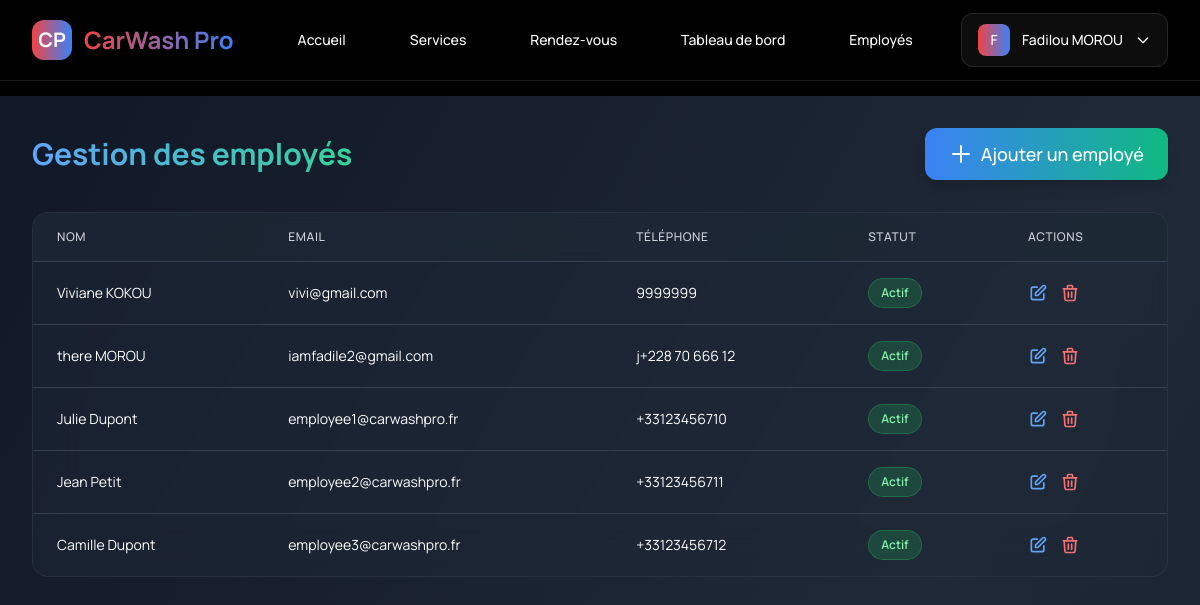
/accounts/employees/ (signed in), run on the app's committed database.
### accounts/models.py (models this page shows, shortened)
class User(AbstractUser):
    phone_number = models.CharField(max_length=15, blank=True)
    address = models.TextField(blank=True)
    is_employee = models.BooleanField(default=False)
    is_admin = models.BooleanField(default=False)

### accounts/views.py (the view)
# urls.py: path('employees/', views.employee_list, name='employee_list'),
@login_required
@user_passes_test(lambda u: u.is_admin)
def employee_list(request):
    employees = User.objects.filter(is_employee=True)
    return render(request, 'accounts/employee_list.html', {
        'employees': employees
    })

### appointments/context_processors.py (called while the page is built)
def notifications_processor(request):
    context = {'unread_notifications_count': 0}
    if request.user.is_authenticated:
        context['unread_notifications_count'] = Notification.objects.filter(
            recipient=request.user,
            is_read=False
        ).count()
    return context

### templates/accounts/employee_list.html (shortened to what this page needs)
{% extends 'base.html' %}
{% block content %}
<div class="min-h-screen bg-gradient-to-br from-gray-900 via-gray-800 to-gray-900 text-white py-8">
    <div class="max-w-7xl mx-auto px-4 sm:px-6 lg:px-8">
        <div class="flex flex-col sm:flex-row items-center justify-between gap-4 mb-8">
            <h1 class="text-3xl font-bold bg-clip-text text-transparent bg-gradient-to-r from-blue-400 to-emerald-400">
            </h1>
            <a href="{% url 'add_employee' %}"
               class="inline-flex items-center px-6 py-3 text-lg font-medium rounded-xl bg-gradient-to-r from-blue-500 to-emerald-500 hover:from-blue-600 hover:to-emerald-600 text-white transition-all duration-200 transform hover:scale-105 focus:outline-none focus:ring-2 focus:ring-blue-500 focus:ring-offset-2 focus:ring-offset-gray-900 shadow-lg">
                <svg class="w-6 h-6 mr-2" fill="none" stroke="currentColor" viewBox="0 0 24 24">
                    <path stroke-linecap="round" stroke-linejoin="round" stroke-width="2" d="M12 4v16m8-8H4"/>
                </svg>
                Ajouter un employé
            </a>
        </div>
        <div class="bg-gray-800/50 backdrop-blur-xl border border-gray-700/50 rounded-2xl overflow-hidden">
            <div class="overflow-x-auto">
                <table class="min-w-full divide-y divide-gray-700">
                    <thead>
                        <tr class="bg-gray-800/50">
                            <th scope="col" class="px-6 py-4 text-left text-xs font-medium text-gray-300 uppercase tracking-wider">Nom</th>
                            <th scope="col" class="px-6 py-4 text-left text-xs font-medium text-gray-300 uppercase tracking-wider">Email</th>
                            <th scope="col" class="px-6 py-4 text-left text-xs font-medium text-gray-300 uppercase tracking-wider">Téléphone</th>
                            <th scope="col" class="px-6 py-4 text-left text-xs font-medium text-gray-300 uppercase tracking-wider">Statut</th>
                            <th scope="col" class="px-6 py-4 text-left text-xs font-medium text-gray-300 uppercase tracking-wider">Actions</th>
                        </tr>
                    </thead>
                    <tbody class="divide-y divide-gray-700">
                        {% for employee in employees %}
                        <tr class="hover:bg-gray-700/50 transition-colors">
                            <td class="px-6 py-4 whitespace-nowrap text-sm text-white">{{ employee.get_full_name }}</td>
                            <td class="px-6 py-4 whitespace-nowrap text-sm text-white">{{ employee.email }}</td>
                            <td class="px-6 py-4 whitespace-nowrap text-sm text-white">{{ employee.phone_number }}</td>
                            <td class="px-6 py-4 whitespace-nowrap">
                                {% if employee.is_active %}
                                <span class="px-3 py-1 inline-flex text-xs leading-5 font-semibold rounded-full bg-green-500/20 text-green-300 border border-green-500/30">
                                    Actif
                                </span>
                                {% else %}
                                <span class="px-3 py-1 inline-flex text-xs leading-5 font-semibold rounded-full bg-red-500/20 text-red-300 border border-red-500/30">
                                    Inactif
                                </span>
                                {% endif %}
                            </td>
                            <td class="px-6 py-4 whitespace-nowrap text-sm text-gray-300">
                                <div class="flex space-x-3">
                                    <a href="{% url 'edit_employee' employee.id %}"
                                       class="text-blue-400 hover:text-blue-300 transition-colors">
                                        <svg class="w-5 h-5" fill="none" stroke="currentColor" viewBox="0 0 24 24">
                                            <path stroke-linecap="round" stroke-linejoin="round" stroke-width="2" d="M11 5H6a2 2 0 00-2 2v11a2 2 0 002 2h11a2 2 0 002-2v-5m-1.414-9.414a2 2 0 112.828 2.828L11.828 15H9v-2.828l8.586-8.586z"/>
                                        </svg>
                                    </a>
                                    <a href="{% url 'delete_employee' employee.id %}"
                                       class="text-red-400 hover:text-red-300 transition-colors"
                                       onclick="return confirm('Êtes-vous sûr de vouloir supprimer cet employé ?')">
                                        <svg class="w-5 h-5" fill="none" stroke="currentColor" viewBox="0 0 24 24">
                                            <path stroke-linecap="round" stroke-linejoin="round" stroke-width="2" d="M19 7l-.867 12.142A2 2 0 0116.138 21H7.862a2 2 0 01-1.995-1.858L5 7m5 4v6m4-6v6m1-10V4a1 1 0 00-1-1h-4a1 1 0 00-1 1v3M4 7h16"/>
                                        </svg>
                                    </a>
                                </div>
                            </td>
                        </tr>
                        {% empty %}
                        <tr>
                            <td colspan="5" class="px-6 py-4 whitespace-nowrap text-sm text-gray-400 text-center">Aucun employé trouvé</td>
                        </tr>
                        {% endfor %}
                    </tbody>
                </table>
            </div>
        </div>
    </div>
</div>
{% endblock %}

### templates/base.html (shortened to what this page needs)
<!DOCTYPE html>
{% load static %}
<html lang="fr" class="h-full bg-black scroll-smooth">
<head>
    <script src="https://cdn.tailwindcss.com"></script>
    <link href="https://cdnjs.cloudflare.com/ajax/libs/font-awesome/6.0.0/css/all.min.css" rel="stylesheet">
    <link href="{% static 'css/custom.css' %}" rel="stylesheet">
</head>
<body class="h-full bg-black font-sans">
    <div class="min-h-full">
        <nav class="fixed w-full z-50 bg-black/80 backdrop-blur-lg border-b border-white/10">
            <div class="mx-auto max-w-7xl px-4 sm:px-6 lg:px-8">
                <div class="flex h-20 items-center justify-between">
                    <div class="flex items-center">
                        <a href="{% url 'home' %}" class="flex items-center space-x-3 group">
                            <div class="h-10 w-10 rounded-xl bg-gradient-to-r from-accent to-secondary flex items-center justify-center transform group-hover:scale-110 transition-all duration-300">
                                <span class="text-xl font-bold text-white">CP</span>
                            </div>
                            <span class="text-2xl font-bold bg-gradient-to-r from-accent to-secondary bg-clip-text text-transparent group-hover:scale-105 transition-all duration-300">CarWash Pro</span>
                        </a>
                        <div class="hidden md:block ml-12">
                            <div class="flex items-baseline space-x-8">
                                <a href="{% url 'home' %}" class="px-4 py-2 text-sm font-medium text-white hover:text-accent transition-colors duration-300">Accueil</a>
                                <a href="{% url 'services' %}" class="px-4 py-2 text-sm font-medium text-white hover:text-accent transition-colors duration-300">Services</a>
                                {% if user.is_authenticated %}
                                <a href="{% url 'appointments' %}" class="px-4 py-2 text-sm font-medium text-white hover:text-accent transition-colors duration-300">Rendez-vous</a>
                                {% endif %}
                                {% if user.is_admin %}
                                <a href="{% url 'admin_dashboard' %}" class="px-4 py-2 text-sm font-medium text-white hover:text-accent transition-colors duration-300">Tableau de bord</a>
                                <a href="{% url 'employee_list' %}" class="px-4 py-2 text-sm font-medium text-white hover:text-accent transition-colors duration-300">Employés</a>
                                {% endif %}
                            </div>
                        </div>
                    </div>
                    <div class="hidden md:block">
                        <div class="flex items-center gap-6">
                            {% if user.is_authenticated %}
                            <div class="relative">
                                <button type="button" class="flex items-center space-x-3 glass-effect rounded-xl px-4 py-2.5 text-sm font-medium text-white hover:bg-white/10 transition-all duration-300" id="user-menu-button">
                                    <span class="h-8 w-8 rounded-lg bg-gradient-to-r from-accent to-secondary flex items-center justify-center transform group-hover:scale-110 transition-all duration-300">
                                        {{ user.get_full_name|default:user.username|make_list|first }}
                                    </span>
                                    <span>{{ user.get_full_name|default:user.username }}</span>
                                    <svg class="w-4 h-4 text-white" fill="none" stroke="currentColor" viewBox="0 0 24 24">
                                        <path stroke-linecap="round" stroke-linejoin="round" stroke-width="2" d="M19 9l-7 7-7-7" />
                                    </svg>
                                </button>
                            </div>
                            {% endif %}
                        </div>
                    </div>
                </div>
            </div>
        </nav>
        <div class="navbar-spacer"></div>
        <main>
            {% block content %}{% endblock %}
        </main>
    </div>
</body>
</html>

### static/css/custom.css (style rules this page uses)
:root { --primary: #0f172a; --secondary: #3b82f6; --accent: #f04444; --text: #ffffff; }
body { font-family: 'Manrope', sans-serif; }
.glass-effect { background: rgba(255, 255, 255, 0.1); backdrop-filter: blur(10px); -webkit-backdrop-filter: blur(10px); border: 1px solid rgba(255, 255, 255, 0.1); }

### templates/base.html (style rules this page uses)
.glass-effect { backdrop-filter: blur(10px); background: rgba(255, 255, 255, 0.05); border: 1px solid rgba(255, 255, 255, 0.1); transition: all 0.3s ease; }
.navbar-spacer { height: 80px; }
main { padding-top: 1rem; }

### data on the page
User: get_full_name|make_list "F", get_full_name "Fadilou MOROU"
User: get_full_name "Viviane KOKOU", email "vivi@gmail.com", phone_number "9999999", is_active "Actif"
User: get_full_name "there MOROU", email "iamfadile2@gmail.com", phone_number "j+228 70 666 12", is_active "Actif"
User: get_full_name "Julie Dupont", email "employee1@carwashpro.fr", phone_number "+33123456710", is_active "Actif"
User: get_full_name "Jean Petit", email "employee2@carwashpro.fr", phone_number "+33123456711", is_active "Actif"
User: get_full_name "Camille Dupont", email "employee3@carwashpro.fr", phone_number "+33123456712", is_active "Actif"
